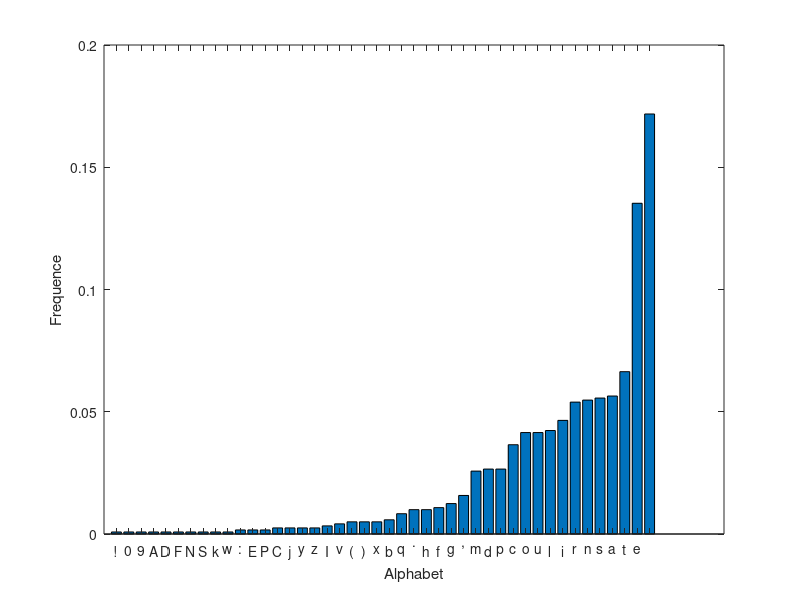

The MATLAB source for this figure:
clear;
close all;
taille_ecran = get(0,'ScreenSize');
L = taille_ecran(3);
H = taille_ecran(4);

% Definition d'un alphabet ASCII avec les lettres A..Z, a..z, les chiffres 1..9 et la ponctuation :
% A DECOMMENTER/COMPLETER
taille_alphabet = 128;
codes_ASCII = transpose(0:taille_alphabet-1);		% Vecteur (colonne) de codes ASCII
alphabet = char(codes_ASCII);					% Vecteur de caracteres ASCII

% Texte ecrit en francais :
% A DECOMMENTER
texte = 'Ceci est un texte en Francais. Il contient des lettres (majuscules et minuscules), des chiffres de zero (0) a neuf (9) et quelques caracteres de ponctuation comme la virgule (,), le point (.), les deux points (:) etc. Par contre il ne contient pas de caractere accentue, de guillemets, dapostrophe ou de cedille, qui ne sont pas des caracteres ASCII standards. Il sert simplement a illustrer la loi de probabilite de lalphabet francais. En fait nimporte quel texte convient, du moment quil soit assez long pour illustrer la langue francaise. Du coup on met bout a bout des phrases sans reel lien logique, mais qui permettront dobtenir un histogramme assez representatif de la langue francaise. Normalement le caractere le plus present est lespace, suivi du e, du s, a, i, t... Ce genre dhistogramme est tres utile en cryptographie : chaque langue possede son propre histogramme, ce qui permet de reconnaitre la langue dun texte code meme si les lettres ont ete changees. Evidemment, un bon outil de cryptographie fera en sorte de ne pas chiffrer deux occurrences dune meme lettre de la meme facon, sinon ce serait trop simple ! Pour finir ce texte, jajoute un k et un w, parce quil ny en avait pas encore.';

% Affichage du texte et calcul de sa longueur :
% A DECOMMENTER/COMPLETER
disp(['Texte : ' texte]);
longueur_texte = length(texte);

% Frequences d'apparition des lettres de l'alphabet francais :
% A DECOMMENTER/COMPLETER
frequences = zeros(taille_alphabet,1);		% Initialisation d'un vecteur ligne de taille taille_alphabet
for i = 1:taille_alphabet
    indices = find(texte==alphabet(i));				% Indices des caracteres de 'texte' qui sont egaux a alphabet(i)
    frequences(i) = length(indices);				% Nombre de caracteres egaux a alphabet(i) dans 'texte'
end
frequences = frequences./longueur_texte;					% Frequences relatives

% Selection des caracteres de frequence non nulle :
% A DECOMMENTER/COMPLETER
indices_frequences_non_nulles = find(frequences);
alphabet = alphabet(indices_frequences_non_nulles);
frequences = frequences(indices_frequences_non_nulles);

% Tri des caracteres par frequences decroissantes :
% A DECOMMENTER/COMPLETER
[frequences_triees,indices] = sort(frequences,'ascend');
alphabet_trie = alphabet(indices);

% Histogramme des frequences de chaque lettre :
% A DECOMMENTER
figure('Name','Histogramme des caracteres du texte','Position',[0.33*L,0,0.67*L,H]);
bar(frequences_triees);
set(gca,'XTick',[1:length(alphabet_trie)]);
set(gca,'XTickLabel',alphabet_trie);
xlabel('Alphabet');
ylabel('Frequence');

save exercice_Matlab;
